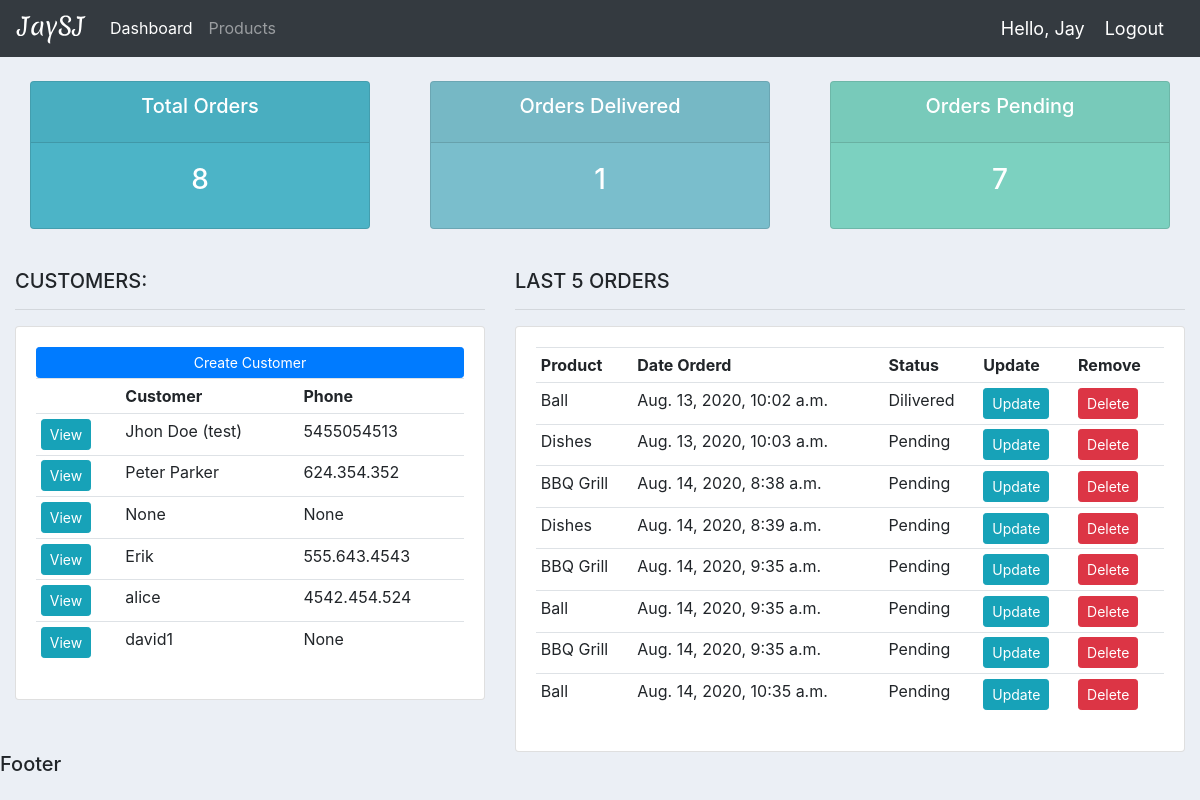
The app's page / (signed in) with its own data.
### account/models.py (models this page shows, shortened)
class Customer(models.Model):
    user = models.OneToOneField(User, null=True, blank=True, on_delete=models.CASCADE)
    name = models.CharField(max_length=200, null=True)
    phone = models.CharField(max_length=200, null=True)
    email = models.CharField(max_length=200, null=True)
    profile_pic = models.ImageField(default='profile.png',null=True, blank=True)
    date_created = models.DateTimeField(auto_now_add=True, null=True)

class Order(models.Model):
    STATUS = (
        ('Pending', 'Pending'),
        ('Out for delivery', 'Out for delivery'),
        ('Dilivered', 'Dilivered'),
    )
    customer = models.ForeignKey(Customer, null=True, on_delete=models.SET_NULL)
    product = models.ForeignKey(Product, null=True, on_delete=models.SET_NULL)
    date_created = models.DateTimeField(auto_now_add=True, null=True)
    status = models.CharField(max_length=200, null=True, choices=STATUS)
    note = models.CharField(max_length=1000, null=True)

class Product(models.Model):
    CATEGORY = (
        ('Indoor', 'Indoor'),
        ('Out Door', 'Out Door'),
    )
    name = models.CharField(max_length=200, null=True)
    price = models.FloatField(null=True)
    category = models.CharField(max_length=200, null=True, choices=CATEGORY)
    description = models.CharField(max_length=200, null=True, blank=True)
    date_created = models.DateTimeField(auto_now_add=True, null=True)
    tag = models.ManyToManyField(Tag)
    def __str__(self):
        return self.name

### account/decorators.py (the view)
        def wrapper_func(request, *args, **kwargs):
            group = None
            if request.user.groups.exists():
                group = request.user.groups.all()[0].name
            if group in allowed_roles:
                return view_func(request, *args, **kwargs)
            else:
                return HttpResponse('You are not authorised to view this page')

### account/views.py (called while the page is built)
@login_required(login_url='login')
@admin_only
@allowed_users(allowed_roles=['admin'])
def home(request):
    orders = Order.objects.all()
    customers = Customer.objects.all()
    total_customers = customers.count()
    total_orders = orders.count()
    dilivered = orders.filter(status='Dilivered').count()
    pending = orders.filter(status='Pending').count()
    context = {
        'orders': orders,
        'customers': customers,
        'total_orders': total_orders,
        'dilivered': dilivered,
        'pending': pending,
    }
    return render(request, 'account/dashboard.html', context)

### account/templates/account/dashboard.html
{% extends 'account/main.html' %}
{% block content %}
    {% include 'account/status.html' %}
    <br>
    <div class="row">
        <div class="col-md-5">
            <h5>CUSTOMERS:</h5>
            <hr>
            <div class="card card-body">
                <a class="btn btn-primary  btn-sm btn-block" href="">Create Customer</a>
                <table class="table table-sm">
                    <tr>
                        <th></th>
                        <th>Customer</th>
                        <th>Phone</th>
                    </tr>
                    {% for customer in customers %}
                        <tr>
                            <td><a class="btn btn-sm btn-info" href="{% url 'customer' customer.id %}">View</a></td>
                            <td>{{ customer.name }}</td>
                            <td>{{ customer.phone }}</td>
                        </tr>
                    {% endfor %}
                </table>
            </div>
        </div>
        <div class="col-md-7">
            <h5>LAST 5 ORDERS</h5>
            <hr>
            <div class="card card-body">
                <table class="table table-sm">
                    <tr>
                        <th>Product</th>
                        <th>Date Orderd</th>
                        <th>Status</th>
                        <th>Update</th>
                        <th>Remove</th>
                    </tr>
                    {% for order in orders %}
                        <tr>
                            <td>{{ order.product }}</td>
                            <td>{{ order.date_created }}</td>
                            <td>{{ order.status }}</td>
                            <td><a class="btn btn-sm btn-info" href="{% url 'update_order' order.id %}">Update</a></td>
                            <td><a class="btn btn-sm btn-danger" href="{% url 'delete_order' order.id %}">Delete</a></td>
                        </tr>
                    {% endfor %}
                </table>
            </div>
        </div>
    </div>
{% endblock %}

### account/templates/account/main.html (shortened to what this page needs)
<!DOCTYPE html>
{% load static %}
<html lang="en">
<head>
    <link rel="stylesheet" href="https://stackpath.bootstrapcdn.com/bootstrap/4.5.2/css/bootstrap.min.css"
>
    <link rel="stylesheet" href="{% static '/css/main.css' %}">
</head>
<body>
    {% include 'account/navbar.html' %}
    <div class="container-fluid">
        {% block content %}
        {% endblock %}
    </div>
    <div>
        <h5>Footer</h5>
    </div>
</body>
</html>

### account/templates/account/navbar.html (shortened to what this page needs)
{% load static %}
<nav class="navbar navbar-expand-lg navbar-dark bg-dark">
    <a class="navbar-brand" href="{% url 'home' %}"><img width="70" src="{% static 'images/logo.svg' %}" alt=""></a>
    <div class="collapse navbar-collapse" id="navbarNav">
        <ul class="navbar-nav">
            {% if request.user.is_staff %}
                <li class="nav-item active">
                    <a class="nav-link" href="{% url 'home' %}">Dashboard</a>
                </li>
                <li class="nav-item">
                    <a class="nav-link" href="{% url 'products' %}">Products</a>
                </li>
            {% else %}
                <li class="nav-item">
                    <a class="nav-link" href="{% url 'account' %}">Settings</a>
                </li>
            {% endif %}
        </ul>
        <div class="ml-auto" style="display: flex; align-items: center;">
            <span class="hello-msg">Hello, {{ request.user }}</span>
            <span><a class="hello-msg" href="{% url 'logout' %}">Logout</a></span>
        </div>
    </div>
</nav>

### account/templates/account/status.html
<br>
<div class="row ">
    <div class="col">
        <div class="col-md">
            <div class="card text-center text-white  mb-3" id="total-orders">
                <div class="card-header">
                    <h5 class="card-title">Total Orders</h5>
                </div>
                <div class="card-body">
                    <h3 class="card-title">{{ total_orders }}</h3>
                </div>
            </div>
        </div>
    </div>
    <div class="col">
        <div class="col-md">
            <div class="card text-center text-white  mb-3" id="orders-delivered">
                <div class="card-header">
                    <h5 class="card-title">Orders Delivered</h5>
                </div>
                <div class="card-body">
                    <h3 class="card-title">{{ dilivered }}</h3>
                </div>
            </div>
        </div>
    </div>
    <div class="col">
        <div class="col-md">
            <div class="card text-center text-white  mb-3" id="orders-pending">
                <div class="card-header">
                    <h5 class="card-title">Orders Pending</h5>
                </div>
                <div class="card-body">
                    <h3 class="card-title">{{ pending }}</h3>
                </div>
            </div>
        </div>
    </div>
</div>

### static/css/main.css (style rules this page uses)
body { background-color: #ebeff5; }
#total-orders { background-color: #4cb4c7; }
#orders-delivered { background-color: #7abecc; }
#orders-pending { background-color: #7CD1C0; }

### account/templates/account/navbar.html (style rules this page uses)
.hello-msg { font-size: 18px; color: #fff; margin-right: 20px; }

### records on screen
Customer: name "Jhon Doe (test)", phone "5455054513"
Customer: name "Peter Parker", phone "624.354.352"
Customer: name "None", phone "None"
Customer: name "Erik", phone "555.643.4543"
Customer: name "alice", phone "4542.454.524"
Customer: name "david1", phone "None"
Order: product "Ball", date_created "Aug. 13, 2020, 10:02 a.m.", status "Dilivered"
Order: product "Dishes", date_created "Aug. 13, 2020, 10:03 a.m.", status "Pending"
Order: product "BBQ Grill", date_created "Aug. 14, 2020, 8:38 a.m.", status "Pending"
Order: product "Dishes", date_created "Aug. 14, 2020, 8:39 a.m.", status "Pending"
Order: product "BBQ Grill", date_created "Aug. 14, 2020, 9:35 a.m.", status "Pending"
Order: product "Ball", date_created "Aug. 14, 2020, 9:35 a.m.", status "Pending"
Order: product "BBQ Grill", date_created "Aug. 14, 2020, 9:35 a.m.", status "Pending"
Order: product "Ball", date_created "Aug. 14, 2020, 10:35 a.m.", status "Pending"

### other values on screen
{{ request.user }} "Jay"
{{ total_orders }} "8"
{{ dilivered }} "1"
{{ pending }} "7"
